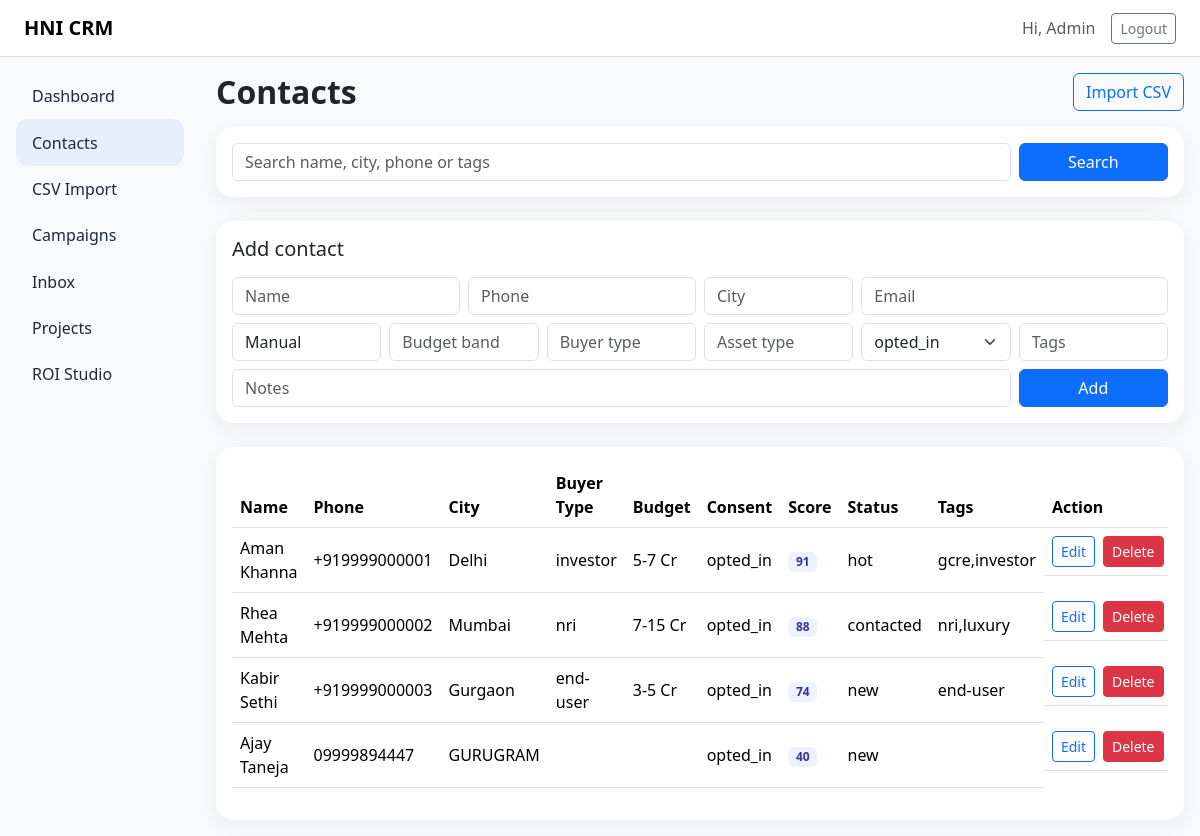
/contacts (signed in), run on the app's committed database.
### tables this page shows
CREATE TABLE contacts (
        id INTEGER PRIMARY KEY AUTOINCREMENT,
        name TEXT NOT NULL,
        phone TEXT NOT NULL,
        city TEXT,
        email TEXT,
        source TEXT,
        budget_band TEXT,
        buyer_type TEXT,
        preferred_asset TEXT,
        consent_status TEXT DEFAULT 'opted_in',
        hni_score INTEGER DEFAULT 0,
        status TEXT DEFAULT 'new',
        tags TEXT DEFAULT '',
        notes TEXT DEFAULT '',
        created_at TEXT
    );

### app.py (the view, shortened to what this page needs)
@app.route("/contacts", methods=["GET", "POST"])
def contacts():
    if not require_login():
        return redirect(url_for("login"))
    conn = get_db()
    c = conn.cursor()
    search = request.args.get("search", "").strip()
    if search:
        c.execute(
            """SELECT * FROM contacts
               WHERE name LIKE ? OR city LIKE ? OR phone LIKE ? OR tags LIKE ?
               ORDER BY hni_score DESC, id DESC""",
            (f"%{search}%", f"%{search}%", f"%{search}%", f"%{search}%")
        )
    else:
        c.execute("SELECT * FROM contacts ORDER BY hni_score DESC, id DESC")
    rows = c.fetchall()
    conn.close()
    return render_template("contacts.html", contacts=rows, search=search)

### app.py (called while the page is built)
def get_db():
    conn = sqlite3.connect(DB_PATH)
    conn.row_factory = sqlite3.Row
    return conn

def require_login():
    return "user_id" in session

### templates/contacts.html (shortened to what this page needs)
{% extends "base.html" %}
{% block content %}
<div class="d-flex justify-content-between align-items-center mb-3">
  <h2 class="fw-bold mb-0">Contacts</h2>
  <a class="btn btn-outline-primary" href="{{ url_for('contacts_import') }}">Import CSV</a>
</div>
<div class="card card-soft p-3 mb-4">
  <form class="row g-2" method="get">
    <div class="col-md-10">
      <input class="form-control" name="search" placeholder="Search name, city, phone or tags" value="{{ search }}">
    </div>
    <div class="col-md-2">
      <button class="btn btn-primary w-100">Search</button>
    </div>
  </form>
</div>
<div class="card card-soft p-3 mb-4">
  <h5 class="mb-3">Add contact</h5>
  <form method="post" class="row g-2">
    <div class="col-md-3"><input name="name" class="form-control" placeholder="Name" required></div>
    <div class="col-md-3"><input name="phone" class="form-control" placeholder="Phone" required></div>
    <div class="col-md-2"><input name="city" class="form-control" placeholder="City"></div>
    <div class="col-md-4"><input name="email" class="form-control" placeholder="Email"></div>
    <div class="col-md-2"><input name="source" class="form-control" placeholder="Source" value="Manual"></div>
    <div class="col-md-2"><input name="budget_band" class="form-control" placeholder="Budget band"></div>
    <div class="col-md-2"><input name="buyer_type" class="form-control" placeholder="Buyer type"></div>
    <div class="col-md-2"><input name="preferred_asset" class="form-control" placeholder="Asset type"></div>
    <div class="col-md-2">
      <select name="consent_status" class="form-select">
        <option value="opted_in">opted_in</option>
      </select>
    </div>
    <div class="col-md-2"><input name="tags" class="form-control" placeholder="Tags"></div>
    <div class="col-md-10"><input name="notes" class="form-control" placeholder="Notes"></div>
    <div class="col-md-2"><button class="btn btn-primary w-100">Add</button></div>
  </form>
</div>
<div class="card card-soft p-3">
  <div class="table-responsive">
    <table class="table align-middle">
      <thead>
        <tr>
          <th>Name</th>
          <th>Phone</th>
          <th>City</th>
          <th>Buyer Type</th>
          <th>Budget</th>
          <th>Consent</th>
          <th>Score</th>
          <th>Status</th>
          <th>Tags</th>
          <th>Action</th>
        </tr>
      </thead>
      <tbody>
        {% for c in contacts %}
        <tr>
          <td>{{ c.name }}</td>
          <td>{{ c.phone }}</td>
          <td>{{ c.city }}</td>
          <td>{{ c.buyer_type }}</td>
          <td>{{ c.budget_band }}</td>
          <td>{{ c.consent_status }}</td>
          <td><span class="badge badge-soft">{{ c.hni_score }}</span></td>
          <td>{{ c.status }}</td>
          <td>{{ c.tags }}</td>
          <td class="d-flex gap-2">
            <a href="{{ url_for('edit_contact', contact_id=c.id) }}" class="btn btn-sm btn-outline-primary">Edit</a>
            <form method="post" action="{{ url_for('delete_contact', contact_id=c.id) }}" onsubmit="return confirm('Delete this contact?');">
              <button type="submit" class="btn btn-sm btn-danger">Delete</button>
            </form>
          </td>
        </tr>
        {% endfor %}
      </tbody>
    </table>
  </div>
</div>
{% endblock %}

### templates/base.html (style rules this page uses)
body { background:#f8fafc; }
.card-soft { border:none; border-radius:18px; box-shadow:0 6px 24px rgba(15,23,42,.06); }
.badge-soft { background:#eef2ff; color:#3730a3; }

### data on the page
contacts: name "Aman Khanna", phone "+919999000001", city "Delhi", buyer_type "investor", budget_band "5-7 Cr", consent_status "opted_in", hni_score "91", status "hot", tags "gcre,investor"
contacts: name "Rhea Mehta", phone "+919999000002", city "Mumbai", buyer_type "nri", budget_band "7-15 Cr", consent_status "opted_in", hni_score "88", status "contacted", tags "nri,luxury"
contacts: name "Kabir Sethi", phone "+919999000003", city "Gurgaon", buyer_type "end-user", budget_band "3-5 Cr", consent_status "opted_in", hni_score "74", status "new", tags "end-user"
contacts: name "Ajay Taneja", phone "09999894447", city "GURUGRAM", consent_status "opted_in", hni_score "40", status "new"

### other printed values
{{ session.get("user_name","Admin") }} "Admin"
